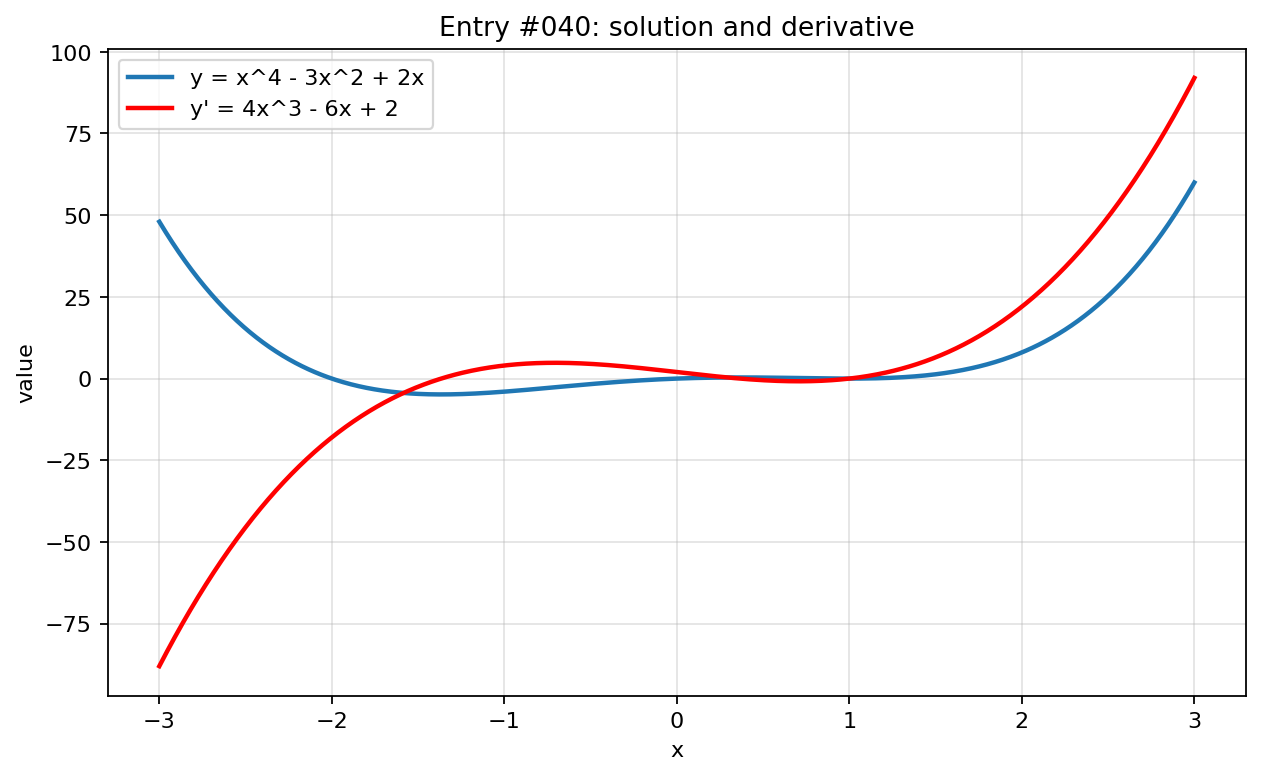

Reproduce this figure in Python.
import numpy as np
import matplotlib.pyplot as plt

x = np.linspace(-3, 3, 800)

with np.errstate(divide="ignore", invalid="ignore", over="ignore"):
    y = x**4 - 3*x**2 + 2*x
    y_prime = 4*x**3 - 6*x + 2

plt.figure(figsize=(8, 5))
plt.plot(x, y, label="y = x^4 - 3x^2 + 2x", linewidth=2)
plt.plot(x, y_prime, label="y' = 4x^3 - 6x + 2", linewidth=2, color="red")
plt.title("Entry #040: solution and derivative")
plt.xlabel("x")
plt.ylabel("value")
plt.grid(True, alpha=0.35)
plt.legend()
plt.tight_layout()
plt.show()
